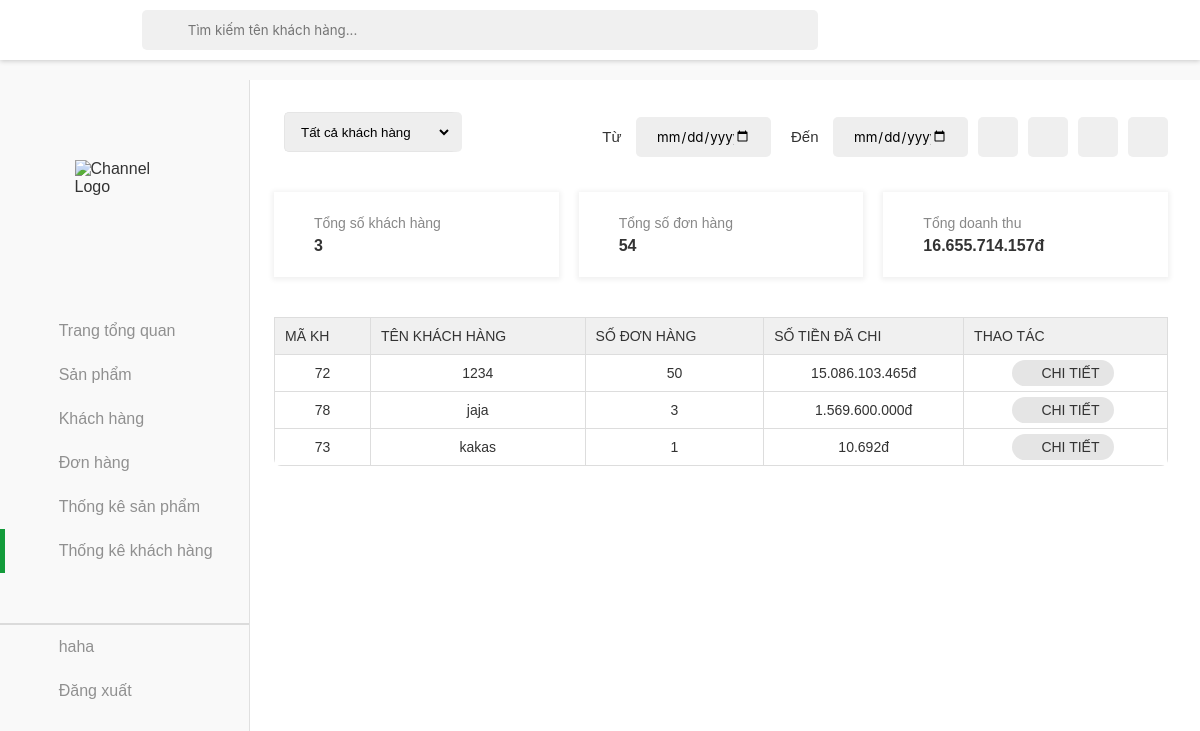
The page /thongkekh/thongkekh.php (signed in) on the database as committed earlier.
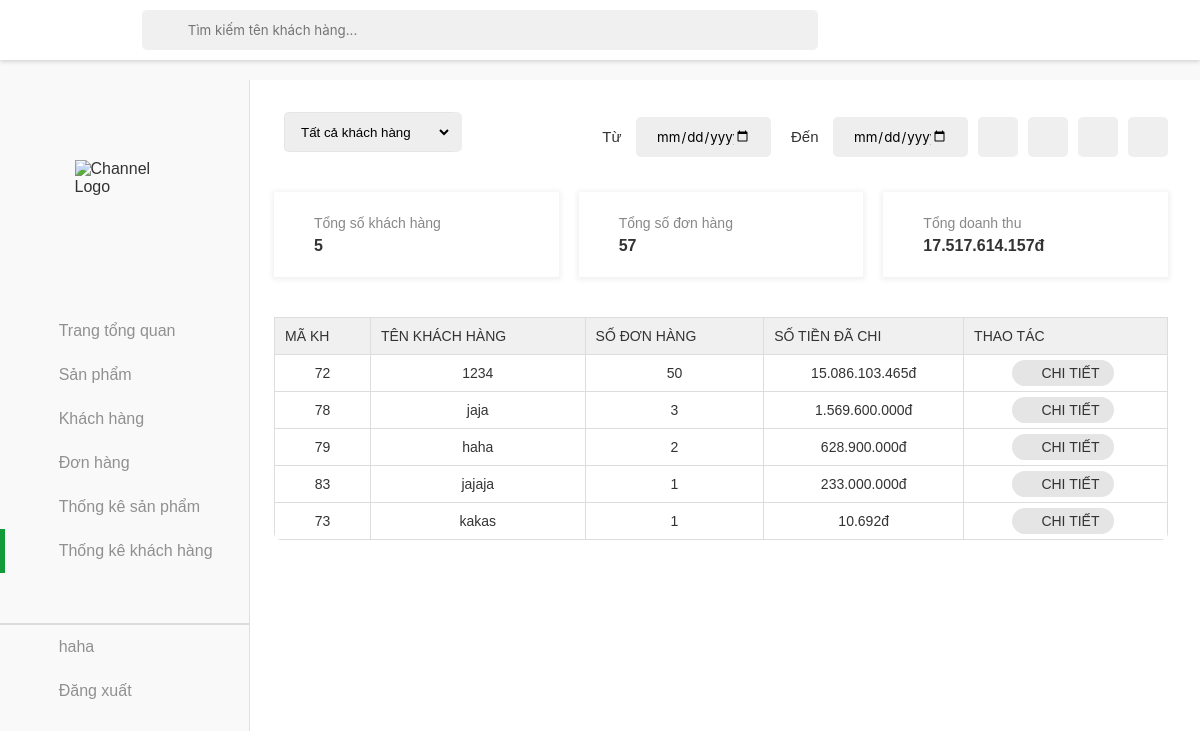
The same page on the database as committed later.
### tables this page shows
CREATE TABLE `customer` (
  `id` int(20) NOT NULL,
  `name` varchar(20) NOT NULL,
  `contact` varchar(11) NOT NULL,
  `joindate` date NOT NULL,
  `status` int(255) NOT NULL,
  `password` varchar(255) NOT NULL,
  `email` varchar(255) NOT NULL,
  `address` varchar(255) NOT NULL,
  `city_code` varchar(10) DEFAULT NULL,
  `city_name` varchar(100) DEFAULT NULL,
  `district_code` varchar(10) DEFAULT NULL,
  `district_name` varchar(100) DEFAULT NULL,
  `ward_code` varchar(10) DEFAULT NULL,
  `ward_name` varchar(100) DEFAULT NULL,
  `street_address` varchar(255) DEFAULT NULL,
  `role` varchar(255) NOT NULL
);

### thongkekh/thongkekh.php (the view, shortened to what the changed rows need)
<?php
$servername = "localhost";
$username = "root";
$password = "";
$dbname = "admindoan";
$conn = new mysqli($servername, $username, $password, $dbname);
$sort_order = isset($_GET['sort']) ? $_GET['sort'] : 'desc';
$limit = isset($_GET['limit']) ? ($_GET['limit'] === 'all' ? null : (int)$_GET['limit']) : 5;
$query = "SELECT
    c.id,
    c.name as tenkh,
    COUNT(DISTINCT o.id) as total_orders,
    SUM(od.soluong) as total_quantity,
    SUM(od.soluong * od.price) as total_revenue
FROM customer c
LEFT JOIN orders o ON c.id = o.customer_id
LEFT JOIN order_details od ON o.id = od.order_id
WHERE 1=1";
$query .= " GROUP BY c.id, c.name
HAVING total_revenue > 0
ORDER BY total_revenue " . ($sort_order === 'asc' ? 'ASC' : 'DESC');
if ($limit !== null) {
    $query .= " LIMIT " . $limit;
}
$result = $conn->query($query);
$total_customers = 0;
$total_orders = 0;
$total_revenue = 0;
if ($result) {
    while ($row = $result->fetch_assoc()) {
        $total_customers++;
        $total_orders += $row['total_orders'] ?? 0;
        $total_revenue += $row['total_revenue'] ?? 0;
    }
    $result->data_seek(0);
}
?>
<!DOCTYPE html>
<html lang="en">
<head>
    <link rel="stylesheet" href="../assets/css/admin.css">
    <link href="../assets/font/font-awesome-pro-v6-6.2.0/css/all.min.css" rel="stylesheet" type="text/css" />
    <link rel="stylesheet" href="../assets/css/admin-responsive.css">
</head>
<body>
    <div class="container">
        <main class="content">
            <div class="section">
                <div class="order-statistical" id="order-statistical">
                    <div class="order-statistical-item">
                        <div class="order-statistical-item-content">
                            <p class="order-statistical-item-content-desc">Tổng số khách hàng</p>
                            <h4 class="order-statistical-item-content-h" id="quantity-product"><?php echo $total_customers; ?></h4>
                        </div>
                    </div>
                    <div class="order-statistical-item">
    <div class="order-statistical-item-content">
        <p class="order-statistical-item-content-desc">Tổng số đơn hàng</p>
        <h4 class="order-statistical-item-content-h" id="quantity-order"><?php echo $total_orders; ?></h4>
    </div>
</div>
                    <div class="order-statistical-item">
                        <div class="order-statistical-item-content">
                            <p class="order-statistical-item-content-desc">Tổng doanh thu</p>
                            <h4 class="order-statistical-item-content-h" id="quantity-sale"><?php echo number_format($total_revenue, 0, ',', '.'); ?>đ</h4>
                        </div>
                    </div>
                </div>
                <div class="table">
                    <table width="100%">
                        <thead>
                            <tr>
                                <td>Mã KH</td>
                                <td>Tên khách hàng</td>
                                <td>Số đơn hàng</td>
                                <td>Số tiền đã chi</td>
                                <td>Thao tác</td>
                            </tr>
                        </thead>
                        <tbody>
                            <?php if ($result && $result->num_rows > 0): ?>
                                <?php while ($row = $result->fetch_assoc()): ?>
                                    <tr>
                                        <td><?php echo htmlspecialchars($row['id']); ?></td>
                                        <td><?php echo htmlspecialchars($row['tenkh']); ?></td>
                                        <td><?php echo $row['total_orders']; ?></td>
                                        <td><?php echo number_format($row['total_revenue'], 0, ',', '.'); ?>đ</td>
                                        <td>
                                            <a href="?<?php echo http_build_query(array_merge($_GET, ['detail' => $row['id']])); ?>"
                                               class="btn-detail product-order-detail">
                                                <i class="fa-regular fa-eye"></i> Chi tiết
                                            </a>
                                        </td>
                                    </tr>
                                <?php endwhile; ?>
                            <?php else: ?>
                                <tr>
                                    <td colspan="5" class="no-data">Không tìm thấy dữ liệu</td>
                                </tr>
                            <?php endif; ?>
                        </tbody>
                    </table>
                </div>
            </div>
        </main>
    </div>
</body>
</html>

Rows that differ between the two databases and show on the page:
now on this page (row unchanged): customer: id "79", name "haha", total_orders "2", total_revenue "628.900.000"
added customer: id "83", name "jajaja", total_orders "1", total_revenue "233.000.000"
Other text that changed with them:
$total_customers: "3" → "5"
$total_orders: "54" → "57"
$total_revenue: "16.655.714.157" → "17.517.614.157"
